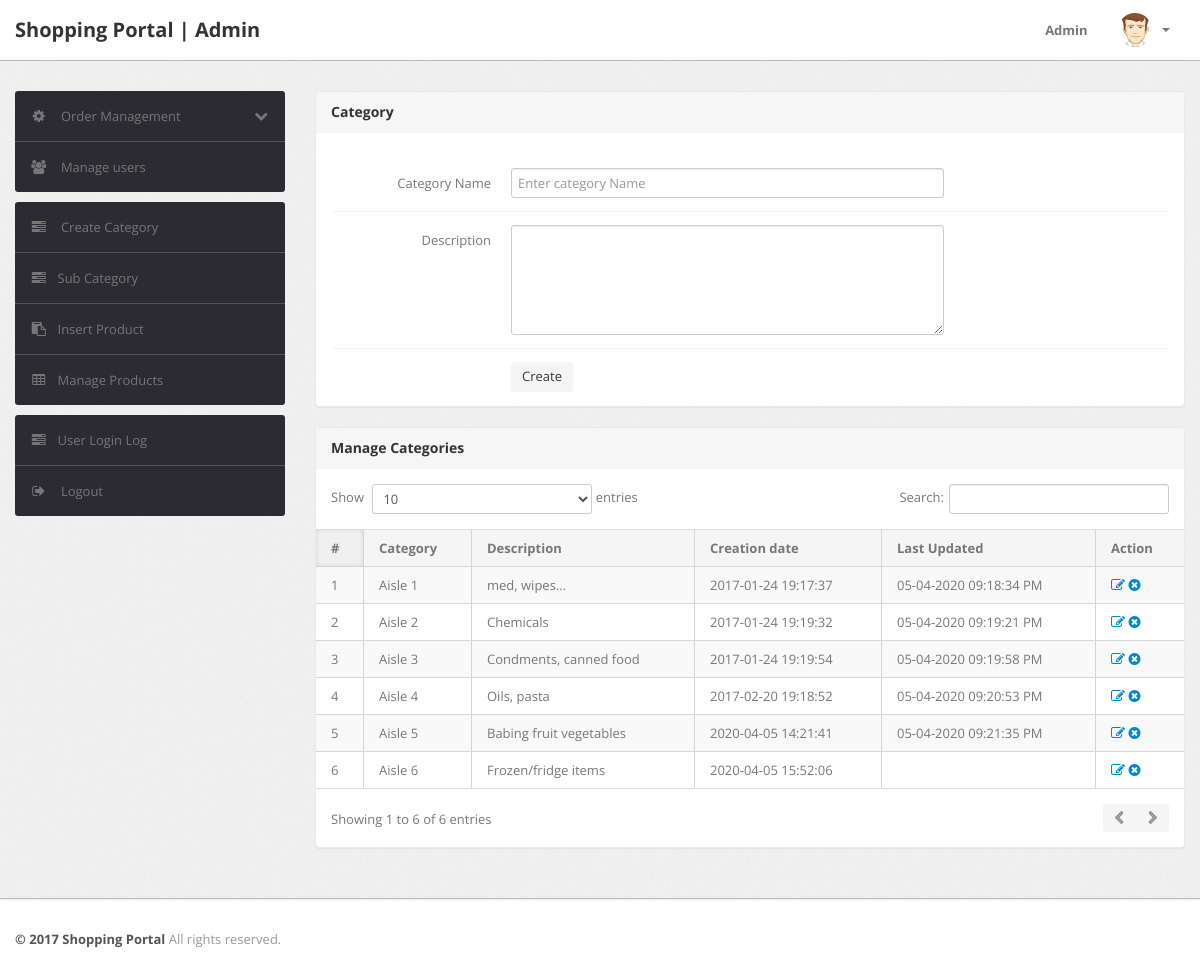
The app's page /admin/category.php (signed in) with its own data.
### tables this page shows
CREATE TABLE `category` (
  `id` int(11) NOT NULL,
  `categoryName` varchar(255) DEFAULT NULL,
  `categoryDescription` longtext,
  `creationDate` timestamp NOT NULL DEFAULT CURRENT_TIMESTAMP,
  `updationDate` varchar(255) DEFAULT NULL
);

### admin/category.php (the view, shortened to what this page needs)
<?php
include('include/config.php');
if(strlen($_SESSION['alogin'])==0)
	{
header('location:index.php');
}
else{
?>
<!DOCTYPE html>
<html lang="en">
<head>
	<link type="text/css" href="bootstrap/css/bootstrap.min.css" rel="stylesheet">
	<link type="text/css" href="bootstrap/css/bootstrap-responsive.min.css" rel="stylesheet">
	<link type="text/css" href="css/theme.css" rel="stylesheet">
	<link type="text/css" href="images/icons/css/font-awesome.css" rel="stylesheet">
</head>
<body>
<?php include('include/header.php');?>
	<div class="wrapper">
		<div class="container">
			<div class="row">
<?php include('include/sidebar.php');?>
			<div class="span9">
					<div class="content">
						<div class="module">
							<div class="module-head">
								<h3>Category</h3>
							</div>
							<div class="module-body">
									<br />
			<form class="form-horizontal row-fluid" name="Category" method="post" >
<div class="control-group">
<label class="control-label" for="basicinput">Category Name</label>
<div class="controls">
<input type="text" placeholder="Enter category Name"  name="category" class="span8 tip" required>
</div>
</div>
<div class="control-group">
											<label class="control-label" for="basicinput">Description</label>
											<div class="controls">
												<textarea class="span8" name="description" rows="5"></textarea>
											</div>
										</div>
	<div class="control-group">
											<div class="controls">
												<button type="submit" name="submit" class="btn">Create</button>
											</div>
										</div>
									</form>
							</div>
						</div>
	<div class="module">
							<div class="module-head">
								<h3>Manage Categories</h3>
							</div>
							<div class="module-body table">
								<table cellpadding="0" cellspacing="0" border="0" class="datatable-1 table table-bordered table-striped	 display" width="100%">
									<thead>
										<tr>
											<th>#</th>
											<th>Category</th>
											<th>Description</th>
											<th>Creation date</th>
											<th>Last Updated</th>
											<th>Action</th>
										</tr>
									</thead>
									<tbody>
<?php $query=mysqli_query($con,"select * from category");
$cnt=1;
while($row=mysqli_fetch_array($query))
{
?>
										<tr>
											<td><?php echo htmlentities($cnt);?></td>
											<td><?php echo htmlentities($row['categoryName']);?></td>
											<td><?php echo htmlentities($row['categoryDescription']);?></td>
											<td> <?php echo htmlentities($row['creationDate']);?></td>
											<td><?php echo htmlentities($row['updationDate']);?></td>
											<td>
											<a href="edit-category.php?id=<?php echo $row['id']?>" ><i class="icon-edit"></i></a>
											<a href="category.php?id=<?php echo $row['id']?>&del=delete" onClick="return confirm('Are you sure you want to delete?')"><i class="icon-remove-sign"></i></a></td>
										</tr>
										<?php $cnt=$cnt+1; } ?>
								</table>
							</div>
						</div>
					</div>
				</div>
			</div>
		</div>
	</div>
<?php include('include/footer.php');?>
</body>
<?php } ?>

### records on screen
category: categoryName "Aisle 1", categoryDescription "med, wipes...", creationDate "2017-01-24 19:17:37", updationDate "05-04-2020 09:18:34 PM"
category: categoryName "Aisle 2", categoryDescription "Chemicals", creationDate "2017-01-24 19:19:32", updationDate "05-04-2020 09:19:21 PM"
category: categoryName "Aisle 3", categoryDescription "Condments, canned food", creationDate "2017-01-24 19:19:54", updationDate "05-04-2020 09:19:58 PM"
category: categoryName "Aisle 4", categoryDescription "Oils, pasta", creationDate "2017-02-20 19:18:52", updationDate "05-04-2020 09:20:53 PM"
category: categoryName "Aisle 5", categoryDescription "Babing fruit vegetables", creationDate "2020-04-05 14:21:41", updationDate "05-04-2020 09:21:35 PM"
category: categoryName "Aisle 6", categoryDescription "Frozen/fridge items", creationDate "2020-04-05 15:52:06"
